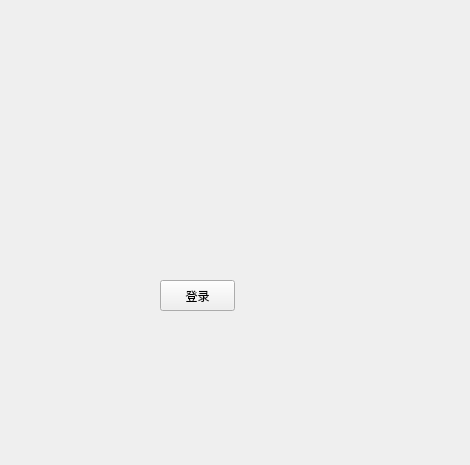
<?xml version="1.0" encoding="UTF-8"?>
<ui version="4.0">
 <class>LoginWindow</class>
 <widget class="QWidget" name="LoginWindow">
  <property name="geometry">
   <rect>
    <x>0</x>
    <y>0</y>
    <width>470</width>
    <height>465</height>
   </rect>
  </property>
  <property name="windowTitle">
   <string>Form</string>
  </property>
  <widget class="QPushButton" name="pushButton">
   <property name="geometry">
    <rect>
     <x>160</x>
     <y>280</y>
     <width>75</width>
     <height>31</height>
    </rect>
   </property>
   <property name="text">
    <string>登录</string>
   </property>
  </widget>
 </widget>
 <resources/>
 <connections/>
</ui>
